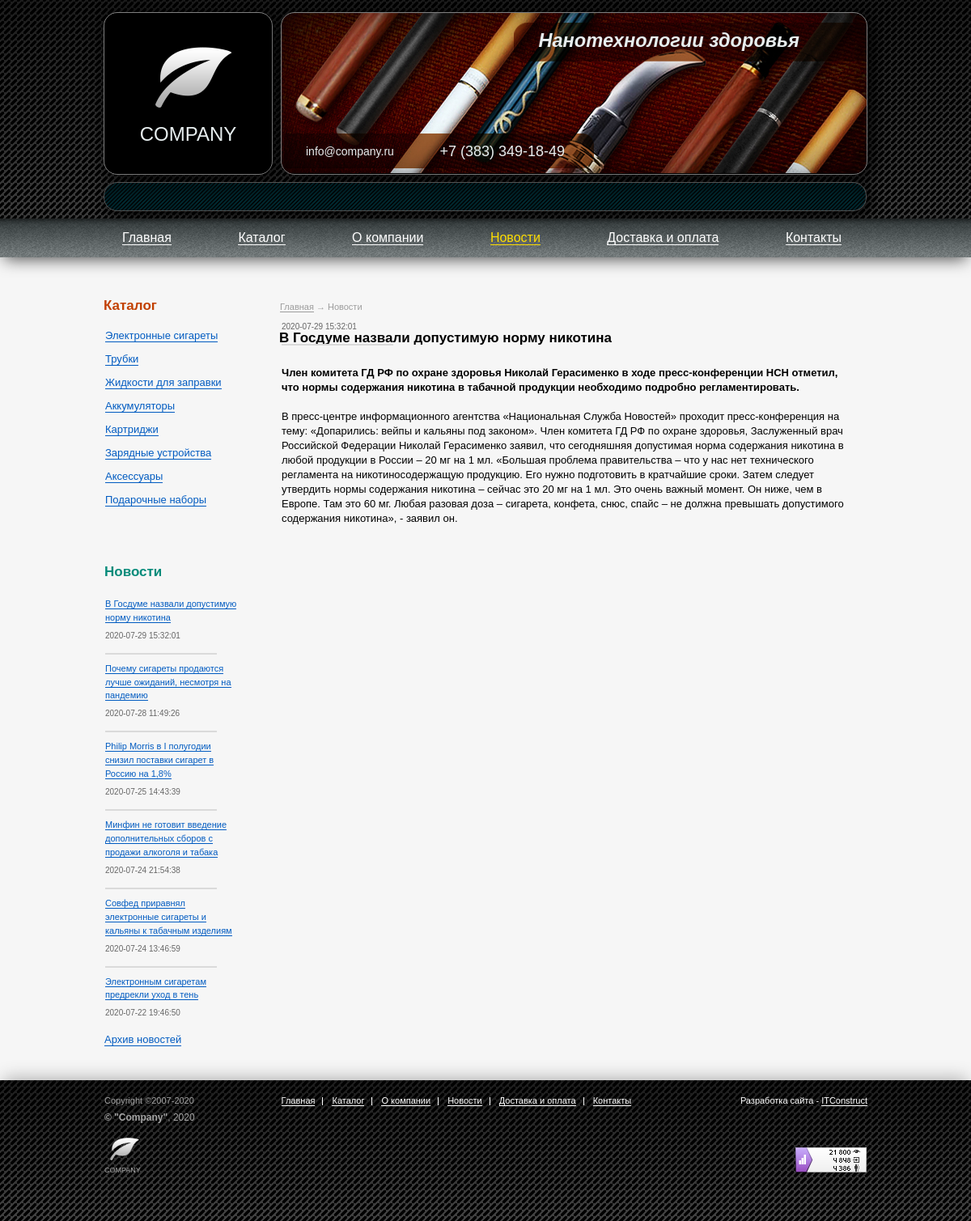
Page /news-detail.php?id=13 on the committed database.
### tables this page shows
CREATE TABLE `news` (
  `id` int(10) unsigned NOT NULL AUTO_INCREMENT,
  `header` varchar(255) NOT NULL,
  `date` datetime NOT NULL,
  `announcement` text DEFAULT NULL,
  `description` text DEFAULT NULL,
  PRIMARY KEY (`id`)
);

CREATE TABLE `categories` (
  `id` int(10) unsigned NOT NULL AUTO_INCREMENT,
  `name` varchar(255) NOT NULL,
  `image` varchar(255) DEFAULT NULL,
  PRIMARY KEY (`id`),
  UNIQUE KEY `name` (`name`)
);

### application/models/news-detail.php (called while the page is built, shortened)
<?php
global $conn;
global $params;
global $id;
$news_info = [];
if (!$conn->connect_error) {
    $result = $conn->query("SELECT * FROM news WHERE id = $id");
    if ($result->num_rows > 0) {
        while ($row = $result->fetch_assoc()) {
            $news_info = $row;
        }
    }
    else {
        header('Location: 404.php');
        die();
    }
    $categories_result = $conn->query("SELECT * FROM categories");
    while ($row = $categories_result->fetch_assoc()) {
        $categories[] = array(
            'id' => $row['id'],
            'name' => $row['name'],
            'image' => $row['image']
        );
    }
    $news_result = $conn->query("SELECT id, header, date FROM news ORDER BY date DESC");
    while ($row = $news_result->fetch_assoc()) {
        $news[] = array(
            'id' => $row['id'],
            'header' => $row['header'],
            'date' => $row['date']
        );
    }
}
require_once 'application/views/news-detail.php';

### news-detail.php (called while the page is built, shortened)
<?php
require_once 'includes/lib.php';
if (!isset($_GET['id'])) {
    header('Location: 404.php');
    die();
}
else {
    $id = $_GET['id'];
}
require_once 'application/models/news-detail.php';

### includes/config.php (called while the page is built)
<?php
$params = [
    'servername' => 'localhost',
    'username' => 'root',
    'password' => 'admin',
    'database' => 'company',
    'port' => '3306',
    'products_on_page' => 12,
    'news_on_side' => 6,
    'news_on_page' => 8
];

### application/views/news-detail.php (the view, shortened to what this page needs)
<?php
global $news_info;
global $news;
global $categories;
global $params;
?>
<!DOCTYPE html>
<html lang="ru">
<head>
    <link rel="stylesheet" href="includes/css/stylesheet.css">
</head>
<body>
<?php
include 'includes/template_header.php'
?>
<div class="content">
    <div class="wrapper content__wrapper">
        <main class="inside-content">
            <nav class="bread-crumbs-container">
                <ul class="bread-crumbs">
                    <li class="bread-crumb"><a class="bread-crumb__link" href="index.php">Главная</a></li>
                    <li class="bread-crumb bread-crumb_current">Новости</li>
                </ul>
            </nav>
            <article class="shipment-article">
                <span class="news-item__date"><?php echo $news_info['date'] ?></span>
                <h1><?php echo $news_info['header'] ?></h1>
                <p><b><?php echo $news_info['announcement'] ?></b></p>
                <p><?php echo $news_info['description'] ?></p>
            </article>
        </main>
        <div class="sidebar">
            <section class="catalog">
                <h2 class="sidebar__headline">Каталог</h2>
                <ul class="catalog-list">
                    <?php
                    for ($i = 0; $i < sizeof($categories); $i++) {
                        echo '<li class="catalog-list__item"><a class="catalog-list__link" href="catalog.php?id=' . $categories[$i]['id'] . '">' . $categories[$i]['name'] . '</a></li>';
                    }
                    ?>
                </ul>
            </section>
            <section class="news">
                <h2 class="sidebar__headline news__headline">Новости</h2>
                <ul class="news-list">
                    <?php
                    for ($i = 0; $i < $params['news_on_side']; $i++) {
                        echo '<li class="news-item">
                        <a class="news-item__link" href="news-detail.php?id=' . $news[$i]['id'] . '">
                            ' . $news[$i]['header'] . '
                        </a>
                        <span class="news-item__date">' . $news[$i]['date'] . '</span>
                    </li>';
                    }
                    ?>
                </ul>
                <span class="archive"><a class="archive__link" href="news.php">Архив новостей</a></span>
            </section>
        </div>
    </div>
</div>
<?php
include 'includes/template_footer.php'
?>
</body>
</html>

### includes/css/stylesheet.css (style rules this page uses)
html, body, div, span, applet, object, iframe, h1, h2, h3, h4, h5, h6, p, blockquote, pre, a, abbr, acronym, address, big, cite, code, del, dfn, em, img, ins, kbd, q, s, samp, small, strike, strong, sub, sup, tt, var, b, u, i, center, dl, dt, dd, ol, ul, li, fieldset, form, label, legend, table, caption, tbody, tfoot, thead, tr, th, td, article, aside, canvas, details, embed, figure, figcaption, footer, header, hgroup, menu, nav, output, ruby, section, summary, time, mark, audio, video { margin: 0; padding: 0; border: 0; font-size: 100%; font: inherit; vertical-align: baseline; }
article, aside, details, figcaption, figure, footer, header, hgroup, menu, nav, section { display: block; }
body { line-height: 1; }
ol, ul { list-style: none; }
html, body, h3 { font-family: "Arial", "Tahoma", "Geneva", sans-serif; width: 100%; }
h1 { font-size: 17px; margin: 0 0 26px -3px; font-weight: bold; }
h2 { color: #000; font-size: 13px; font-weight: bold; line-height: 18px; margin: 18px 0; font-weight: bold; }
p, ul, ol { font-size: 13px; line-height: 18px; margin: 18px 0; }
b { font-weight: bold; }
ul, li { list-style: none; margin: 0; padding: 0; }
a { text-decoration: none; border-bottom: 1px solid #fff; }
body { min-width: 1000px; }
.wrapper { width: 944px; }
.inside-content { padding: 3px 0 0 0; align-self: flex-end; width: 724px; float: right; }
.content { align-items: center; background: #f6f6f6; display: flex; flex-direction: column; padding: 50px 0 0; }
.sidebar { float: left; width: 176px; margin-bottom: 43px; }
.catalog { margin-bottom: 73px; }
.sidebar__headline { color: #c24000; font-size: 17px; line-height: 20.4px; margin: 0 0 21px; }
.catalog-list { margin: 0 0 0 2px; }
.catalog-list__item { line-height: 12px; margin-bottom: 17px; }
.catalog-list__link { border-bottom: 1px solid #005bc1; color: #005bc1; font-size: 13px; text-decoration: none; }
.news { width: 165px; }
.news__headline { color: #058b7a; margin: 0 0 20px 1px; }
.news-list { margin: 0; }
.news-item__link { font-size: 13px; line-height: 15.6px; border-bottom: 1px solid #005bc1; }
.archive { display: block; margin-left: 1px; margin-top: -8px; }
.archive__link { font-size: 13px; color: #005bc1; border-bottom: 1px solid #005bc1; }
.news-item { line-height: 16.9px; margin-bottom: 27px; margin-left: 2px; }
.news-item__link { color: #005bc1; font-size: 11px; }
.news-item__date { color: #666; display: block; font-size: 10px; line-height: 10px; margin-top: 9px; position: relative; }
.news-item__date::after { border: 1px solid #dadada; bottom: -18px; content: ""; height: 0; left: 0; position: absolute; width: 136px; }
.news-item:last-child .news-item__date::after { border: none; }
.shipment-article { margin-right: 12px; }
.bread-crumbs-container { display: block; margin: -1px 0px 11px -2px; }
.bread-crumbs { display: inline; color: #9d9d9d; font-size: 11px; }
.bread-crumb { display: inline; position: relative; margin-right: 14px; }
.bread-crumb::after { content: "→"; position: absolute; top: -3px; left: -14px; }
.bread-crumb:last-child { margin-right: 0; }
.bread-crumb:first-child::after { content: ""; }
.bread-crumb__link { color: inherit; border-bottom: 1px solid #9d9d9d; }

### rows in the picture
news: date "2020-07-29 15:32:01", header "В Госдуме назвали допустимую норму никотина", announcement "Член комитета ГД РФ по охране здоровья Николай Герасименко в ходе пресс-конференции НСН отметил, что нормы содержания никотина в табачной продукции необходимо подробно регламентировать.", description "В пресс-центре информационного агентства «Национальная Служба Новостей» проходит пресс-конференция на тему: «Допарились: вейпы и кальяны под законом». Член комитета ГД РФ по охране здоровья, Заслуженный врач Российской Федерации Николай Герасименко заявил, что сегодняшняя допустимая норма содержания никотина в любой продукции в России – 20 мг на 1 мл. «Большая проблема правительства – что у нас нет технического регламента на никотиносодержащую продукцию. Его нужно подготовить в кратчайшие сроки. Затем следует утвердить нормы содержания никотина – сейчас это 20 мг на 1 мл. Это очень важный момент. Он ниже, чем в Европе. Там это 60 мг. Любая разовая доза – сигарета, конфета, снюс, спайс – не…"
categories: name "Электронные сигареты"
categories: name "Трубки"
categories: name "Жидкости для заправки"
categories: name "Аккумуляторы"
categories: name "Картриджи"
categories: name "Зарядные устройства"
categories: name "Аксессуары"
categories: name "Подарочные наборы"
news: header "Почему сигареты продаются лучше ожиданий, несмотря на пандемию", date "2020-07-28 11:49:26"
news: header "Philip Morris в I полугодии снизил поставки сигарет в Россию на 1,8%", date "2020-07-25 14:43:39"
news: header "Минфин не готовит введение дополнительных сборов с продажи алкоголя и табака", date "2020-07-24 21:54:38"
news: header "Совфед приравнял электронные сигареты и кальяны к табачным изделиям", date "2020-07-24 13:46:59"
news: header "Электронным сигаретам предрекли уход в тень", date "2020-07-22 19:46:50"
